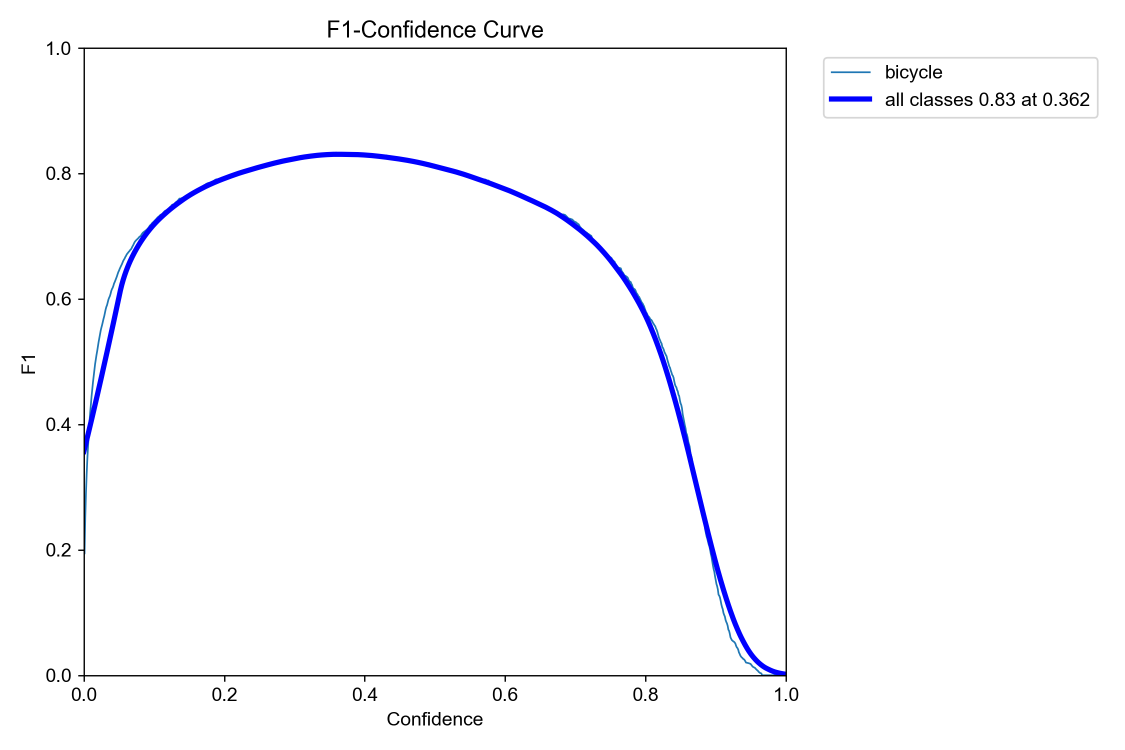
#> input picture runs/detect/train/BoxF1_curve.png, 2250 x 1500 px, found by its file name (shown at 1/2 size); its folder holds 4 pictures in this run
$ python color_enhancement_fast.py
#> lines starting #> are read from the running program, lines starting #| are printed output that depends on the picture
import os
import cv2
import numpy as np
import concurrent.futures

def enhance_image(img_path, output_path):
    """增强单张图像"""
    try:
        img = cv2.imread(img_path)
        if img is None:
            return False

        # 增强黄色通道
        hsv = cv2.cvtColor(img, cv2.COLOR_BGR2HSV)
        h, s, v = cv2.split(hsv)

        # 增强饱和度和亮度
        s = cv2.add(s, 50)
        v = cv2.add(v, 30)

        # 限制值范围
        s = np.clip(s, 0, 255)
        v = np.clip(v, 0, 255)

        # 合并通道
        enhanced_hsv = cv2.merge([h, s, v])
        enhanced_img = cv2.cvtColor(enhanced_hsv, cv2.COLOR_HSV2BGR)

        # 保存增强后的图像
        cv2.imwrite(output_path, enhanced_img)
        return True
    except Exception as e:
        print(f"处理 {img_path} 时出错: {e}")
        return False

def enhance_yellow_grid_data(input_dir, output_dir):
    """增强黄格子数据的颜色特征"""
    if not os.path.exists(output_dir):
        os.makedirs(output_dir)

    image_files = [f for f in os.listdir(input_dir) if f.endswith(('.jpg', '.jpeg', '.png'))]
    tasks = []

    for img_file in image_files:
        img_path = os.path.join(input_dir, img_file)
        output_path = os.path.join(output_dir, f"enhanced_{img_file}")
        tasks.append((img_path, output_path))

    # 使用多线程处理
    success_count = 0
    with concurrent.futures.ThreadPoolExecutor(max_workers=4) as executor:
        results = list(executor.map(lambda x: enhance_image(x[0], x[1]), tasks))
#> in enhance_image, img is the input picture: shape (1500, 2250, 3); mean B, G, R 252.6, 250.5, 250.4
#> in enhance_image, `hsv = cv2.cvtColor(img, cv2.COLOR_BGR2HSV)`: hsv: shape (1500, 2250, 3); mean H, S, V 1.2, 2.2, 252.6
#> in enhance_image, `enhanced_hsv = cv2.merge([h, s, v])`: enhanced_hsv: shape (1500, 2250, 3); mean H, S, V 1.2, 51.9, 253
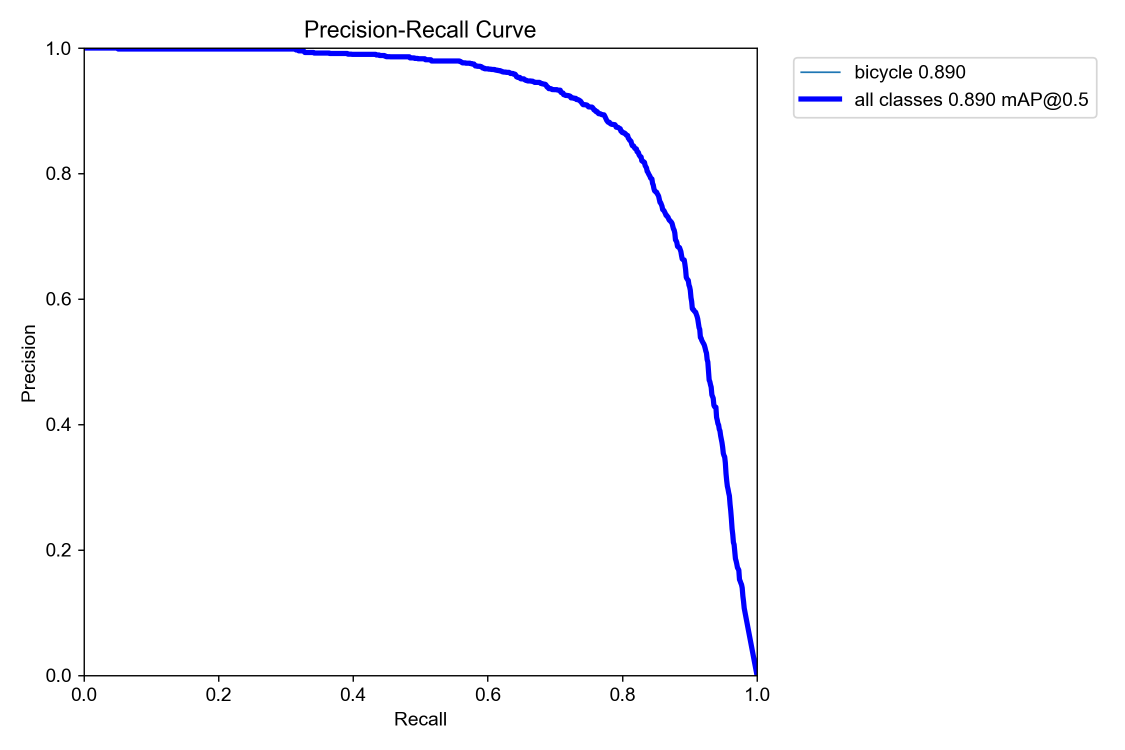
#> input picture runs/detect/train/BoxPR_curve.png, 2250 x 1500 px, found by its file name (shown at 1/2 size)
#> in enhance_image, img is the input picture: shape (1500, 2250, 3); mean B, G, R 252.5, 250.8, 250.8
#> in enhance_image (call 2), `hsv = cv2.cvtColor(img, cv2.COLOR_BGR2HSV)`: hsv: shape (1500, 2250, 3); mean H, S, V 0.9, 1.7, 252.5
#> in enhance_image (call 2), `enhanced_hsv = cv2.merge([h, s, v])`: enhanced_hsv: shape (1500, 2250, 3); mean H, S, V 0.9, 51.4, 252.9
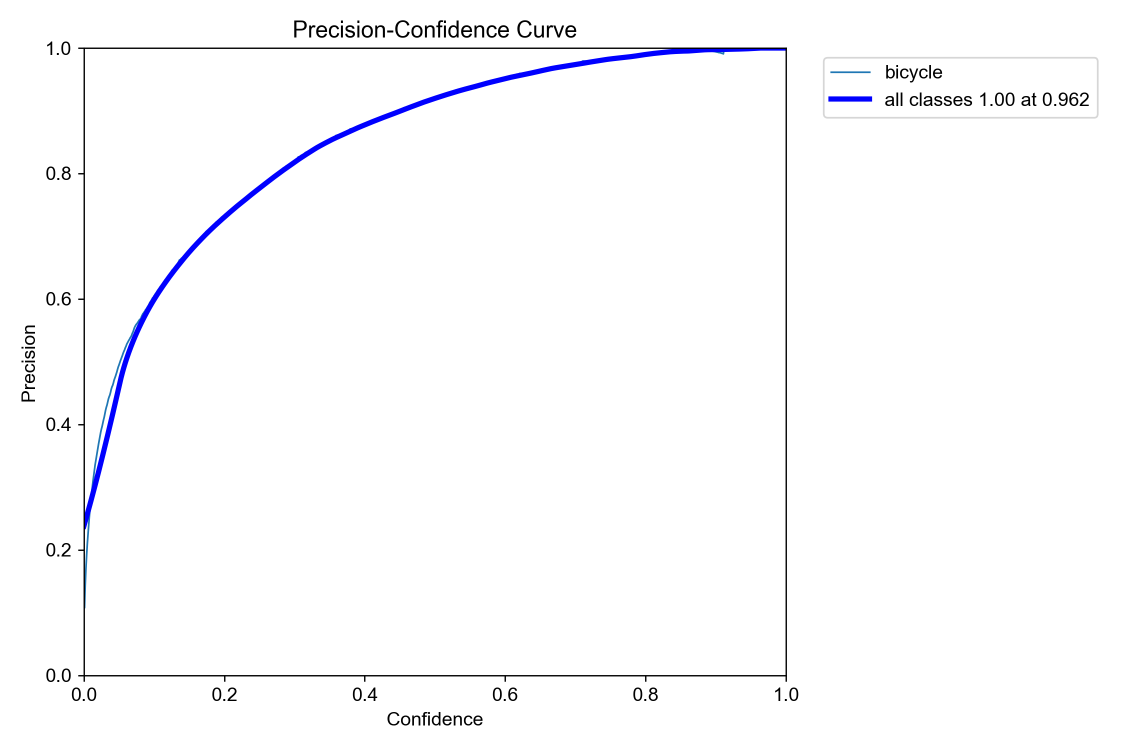
#> input picture runs/detect/train/BoxP_curve.png, 2250 x 1500 px, found by its file name (shown at 1/2 size)
#> in enhance_image, img is the input picture: shape (1500, 2250, 3); mean B, G, R 252.5, 250.9, 250.9
#> in enhance_image (call 3), `hsv = cv2.cvtColor(img, cv2.COLOR_BGR2HSV)`: hsv: shape (1500, 2250, 3); mean H, S, V 0.9, 1.6, 252.5
#> in enhance_image (call 3), `s = cv2.add(s, 50)`:
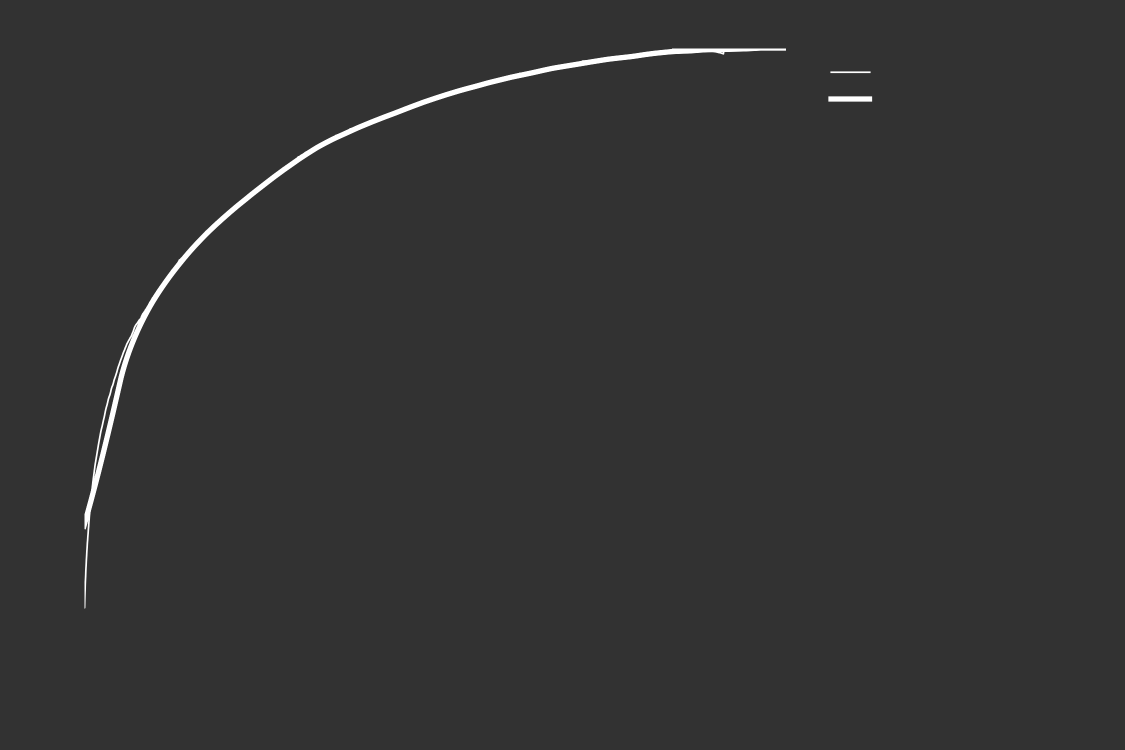
#> s: shape (1500, 2250) (shown at 1/2 size); min 50, max 255, mean 51.4
#> in enhance_image (call 3), `enhanced_hsv = cv2.merge([h, s, v])`: enhanced_hsv: shape (1500, 2250, 3); mean H, S, V 0.9, 51.4, 252.9
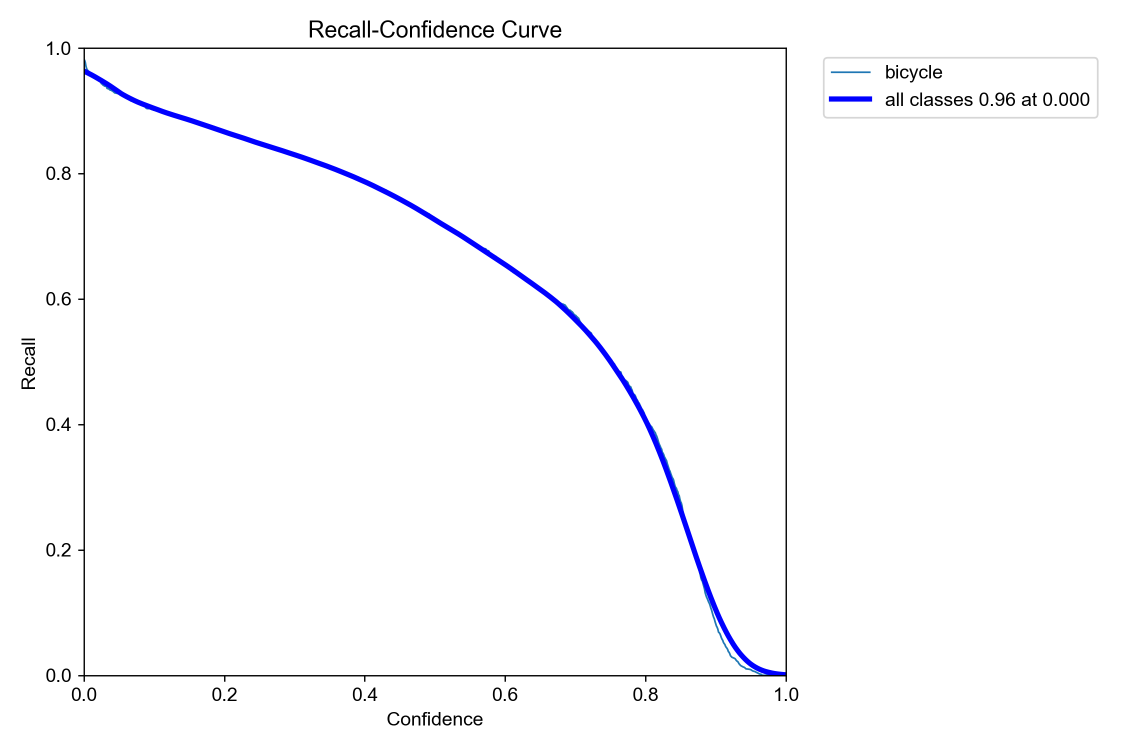
#> input picture runs/detect/train/BoxR_curve.png, 2250 x 1500 px, found by its file name (shown at 1/2 size)
#> in enhance_image, img is the input picture: shape (1500, 2250, 3); mean B, G, R 252.5, 250.9, 250.8
#> in enhance_image (call 4), `hsv = cv2.cvtColor(img, cv2.COLOR_BGR2HSV)`: hsv: shape (1500, 2250, 3); mean H, S, V 0.9, 1.7, 252.5
#> in enhance_image (call 4), `enhanced_hsv = cv2.merge([h, s, v])`: enhanced_hsv: shape (1500, 2250, 3); mean H, S, V 0.9, 51.4, 252.9
#> in enhance_image (call 4), `enhanced_img = cv2.cvtColor(enhanced_hsv, cv2.COLOR_HSV2BGR)`:
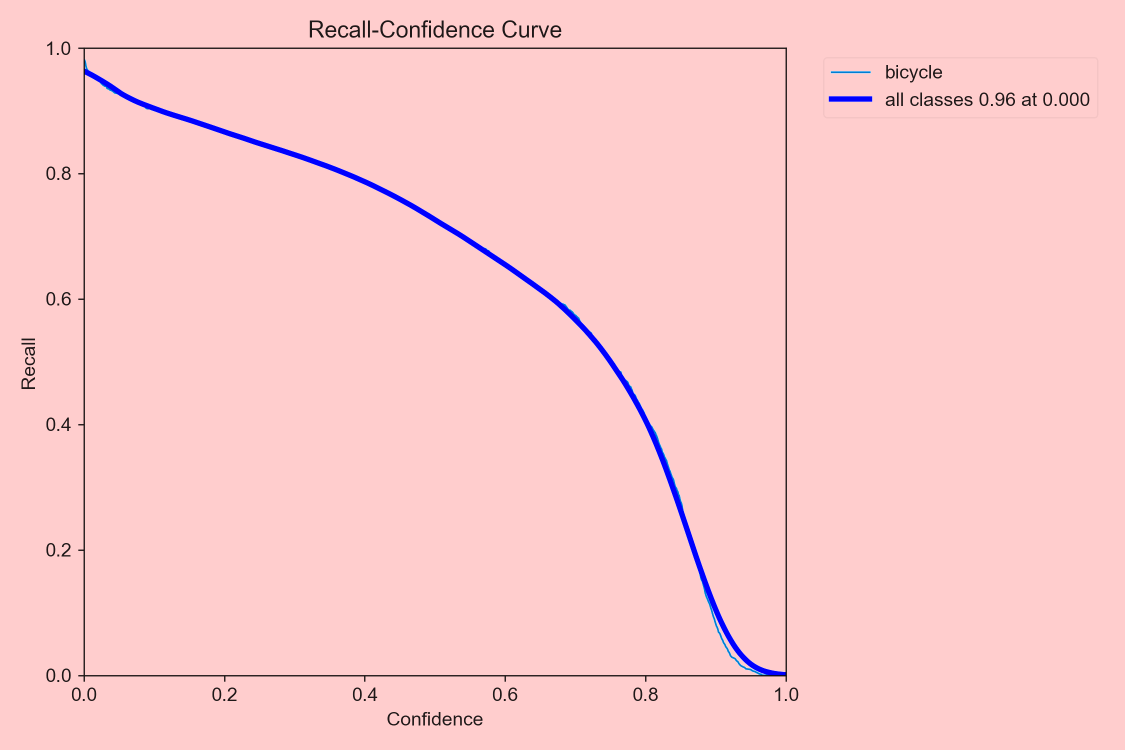
#> enhanced_img: shape (1500, 2250, 3) (shown at 1/2 size); mean B, G, R 203.7, 202, 251.1
        success_count = sum(results)

    return success_count

# 增强黄格子数据
train_input_dir = "F:/dataset/yellow_grid_dataset_split/images/train"
train_output_dir = "F:/dataset/yellow_grid_enhanced/images/train"
val_input_dir = "F:/dataset/yellow_grid_dataset_split/images/val"
val_output_dir = "F:/dataset/yellow_grid_enhanced/images/val"

# 创建目录
os.makedirs(train_output_dir, exist_ok=True)
os.makedirs(val_output_dir, exist_ok=True)

# 增强训练集
train_success = enhance_yellow_grid_data(train_input_dir, train_output_dir)
print(f"增强了 {train_success} 张训练集图片")

# 增强验证集
#> (the run stopped early here; a loop or call above may not have finished)
